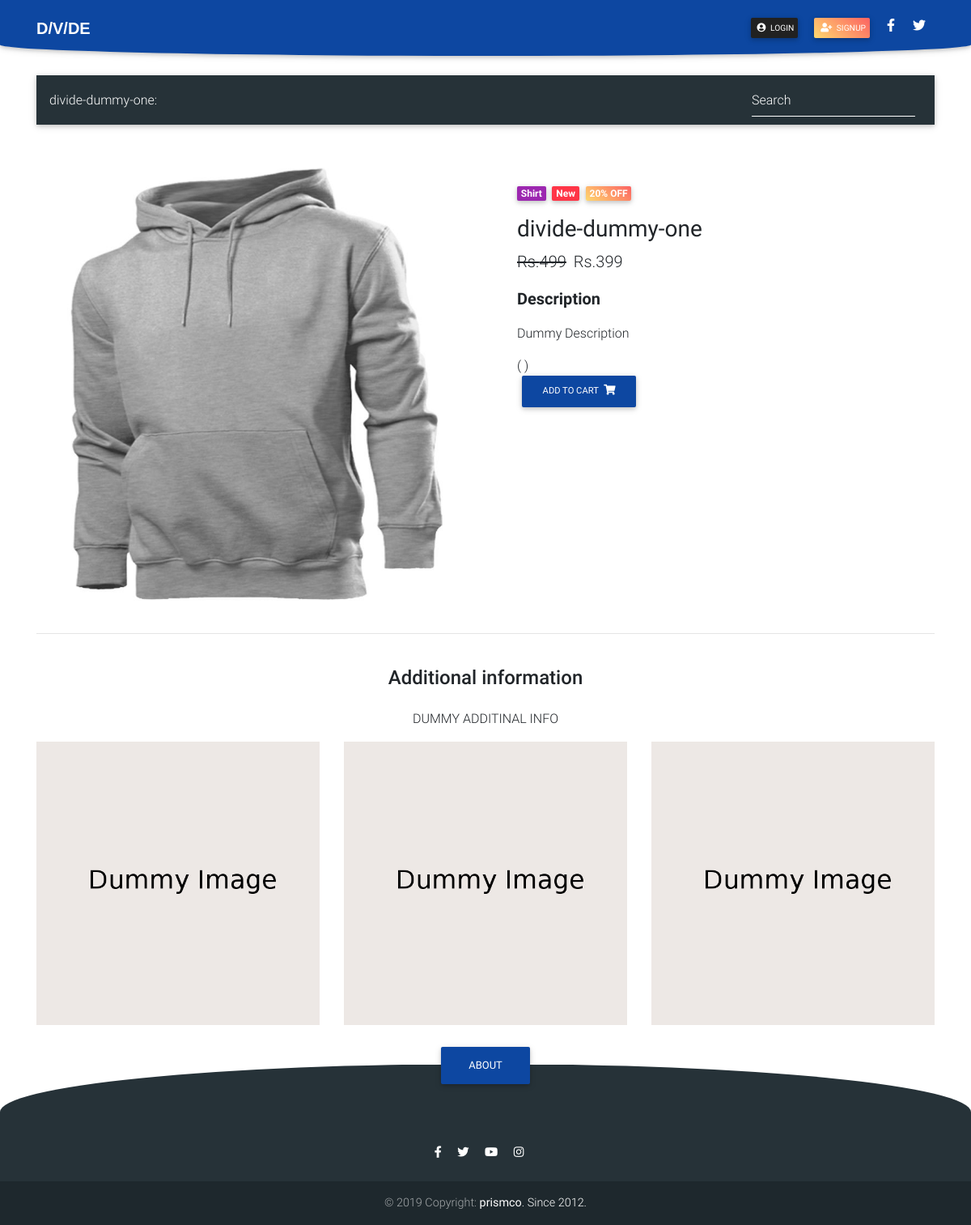
The app's page /product/d1/ with its own data.
### core/models.py (models this page shows, shortened)
class Item(models.Model):
    title = models.CharField(max_length=100)
    price = models.IntegerField()
    discount_price = models.IntegerField(blank=True,null=True)
    image = models.ImageField(upload_to = 'product-img/',
        default='default/default-dummy-image.jpg',
        blank=True, null=True)
    category = models.CharField(choices=CATEGORY_CHOICES,max_length=2)
    label = models.CharField(choices=LABEL_CHOICES,max_length=1)
    label_name = models.CharField(choices=LABEL_NAME_CHOICES,max_length=12)
    slug = models.SlugField()
    description = models.TextField()
    quantity = models.IntegerField(default=1)
    add_info = models.TextField()
    add_image1 = models.ImageField(upload_to = 'additional/',
        default='default/add_default.jpg',
        blank=True, null=True)
    add_image2 = models.ImageField(upload_to = 'additional/',
        default='default/add_default.jpg',
        blank=True, null=True)
    add_image3 = models.ImageField(upload_to = 'additional/',
        default='default/add_default.jpg',
        blank=True, null=True)
    def get_add_to_cart_for_product_url(self):
        return reverse("core:add-to-cart-product", kwargs={
            'slug' : self.slug
        })
    def percentage_off(self):
        if self.discount_price:
            discount = self.price - self.discount_price
            dis = (discount/self.price)*100
            return round(dis)
        else:
            pass

### core/views.py (the view)
# urls.py: path('product/<slug>/', ItemDetailView.as_view(), name='product'),
class ItemDetailView(DetailView):
    model = Item
    template_name = "product.html"

### templates/product.html (shortened to what this page needs)
{% extends "base.html" %}
{% load static %}
{% block content %}
  <main class=" pt-4">
    <div class="container ">
      <nav class="navbar navbar-expand-lg navbar-dark special-color-dark lighten-3 mt-3 mb-5">
        <span class="navbar-brand"><h6 class="mt-2">{{object.title}}:</h6></span>
        <div class="collapse navbar-collapse" id="basicExampleNav">
          <form class="form-inline">
            <div class="md-form my-0">
              <input class="form-control mr-sm-2" type="text" placeholder="Search" aria-label="Search">
            </div>
          </form>
        </div>
      </nav>
      <div class="row wow fadeIn">
        <div class="col-md-6 mb-4">
          <img src="{{ object.image.url }}" class="img-fluid" alt="">
        </div>
        <div class="col-md-6 mb-4">
          <div class="p-4">
            <div class="mb-3">
              <a href="">
                <span class="badge purple mr-1">{{ object.get_category_display }}</span>
                <span class="badge {{ item.get_label_display }}-color mr-1">{{ object.label_name }}</span>
                {% if item.percentage_off %}
                <span class="badge peach-gradient">{{item.percentage_off}}% OFF</span>
                {% endif %}
              </a>
            </div>
            <h3>
              <b class="">{{ object.title }}</b>
            </h3>
            <p class="lead">
              {% if item.discount_price %}
                <span class="mr-1">
                  <del>Rs.{{object.price}}</del>
                </span>
                <span>Rs.{{object.discount_price}}</span>
              {% else %}
                Rs. {{ object.price }}
              {% endif %}
            </p>
            <p class="lead font-weight-bold">Description</p>
            <p>{{ object.description }}</p>
            <form>
            (
            {{form}})
            </form>
            <form action="{{ object.get_add_to_cart_for_product_url }}">
            <button class="btn text-white primary-color-dark btn-md my-0 p">Add to cart
              <i class="fas fa-shopping-cart ml-1"></i>
            </button>
          </div>
        </div>
      </div>
      <hr>
      <div class="row d-flex justify-content-center wow fadeIn">
        <div class="col-md-6 text-center">
          <h4 class="my-4 h4">Additional information</h4>
          <p>{{object.add_info}}</p>
        </div>
      </div>
      <div class="row wow fadeIn">
        <div class="col-lg-4 col-md-12 mb-4">
          <img src="{{ object.add_image1.url }}" class="img-fluid" alt="">
        </div>
        <div class="col-lg-4 col-md-6 mb-4">
          <img src="{{ object.add_image1.url }}" class="img-fluid" alt="">
        </div>
        <div class="col-lg-4 col-md-6 mb-4">
          <img src="{{ object.add_image1.url }}" class="img-fluid" alt="">
        </div>
      </div>
    </div>
  </main>
{% endblock %}

### templates/base.html (style rules this page uses)
html, body, header, .carousel { height: 60vh; }

### records on screen
Item: title "divide-dummy-one", image (placeholder picture), category "Shirt", label_name "New", percentage_off "20", price "499", discount_price "399", description "Dummy Description", add_info "DUMMY ADDITINAL INFO", add_image1 (placeholder picture)
